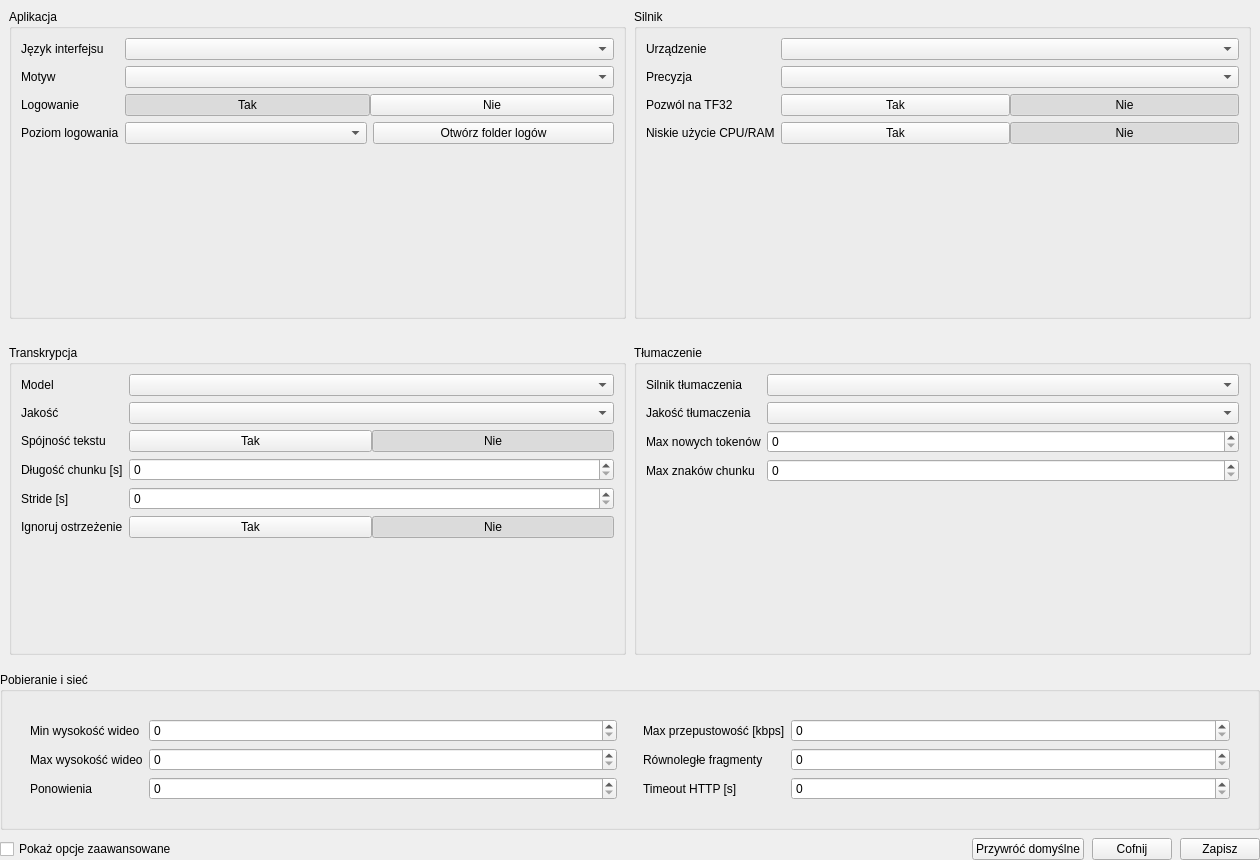
<?xml version="1.0" encoding="UTF-8"?>
<ui version="4.0">
 <class>SettingsPanel</class>
 <widget class="QWidget" name="SettingsPanel">
  <property name="geometry"><rect><x>0</x><y>0</y><width>1260</width><height>860</height></rect></property>
  <layout class="QVBoxLayout" name="rootLayout">
   <property name="spacing"><number>8</number></property>
   <property name="leftMargin"><number>0</number></property>
   <property name="topMargin"><number>0</number></property>
   <property name="rightMargin"><number>0</number></property>
   <property name="bottomMargin"><number>0</number></property>
   <item>
    <widget class="QScrollArea" name="settingsScrollArea">
     <property name="widgetResizable"><bool>true</bool></property>
     <property name="frameShape"><enum>QFrame::NoFrame</enum></property>
     <widget class="QWidget" name="scrollAreaWidgetContents">
      <property name="geometry"><rect><x>0</x><y>0</y><width>1230</width><height>1200</height></rect></property>
      <layout class="QVBoxLayout" name="contentLayout">
       <property name="spacing"><number>8</number></property>
       <property name="leftMargin"><number>0</number></property>
       <property name="topMargin"><number>0</number></property>
       <property name="rightMargin"><number>0</number></property>
       <property name="bottomMargin"><number>0</number></property>
       <item>
        <widget class="QWidget" name="topSectionsHost">
         <layout class="QHBoxLayout" name="topSectionsLayout">
          <property name="spacing"><number>8</number></property>
          <item>
           <widget class="QGroupBox" name="SettingsAppGroup">
            <property name="title"><string>Aplikacja</string></property>
            <layout class="QVBoxLayout" name="appGroupLayout">
             <item>
              <layout class="QFormLayout" name="appFormLayout">
               <item row="0" column="0"><widget class="QLabel" name="lbl_app_language"><property name="text"><string>Język interfejsu</string></property></widget></item>
               <item row="0" column="1"><widget class="QComboBox" name="cb_app_language"/></item>
               <item row="1" column="0"><widget class="QLabel" name="lbl_app_theme"><property name="text"><string>Motyw</string></property></widget></item>
               <item row="1" column="1"><widget class="QComboBox" name="cb_app_theme"/></item>
               <item row="2" column="0"><widget class="QLabel" name="lbl_log_enabled"><property name="text"><string>Logowanie</string></property></widget></item>
               <item row="2" column="1"><widget class="QWidget" name="tg_log_enabled_placeholder"><layout class="QHBoxLayout" name="tg_log_enabled_layout"><property name="leftMargin"><number>0</number></property><property name="topMargin"><number>0</number></property><property name="rightMargin"><number>0</number></property><property name="bottomMargin"><number>0</number></property><property name="spacing"><number>0</number></property><item><widget class="QPushButton" name="tg_log_enabled_yes"><property name="text"><string>Tak</string></property><property name="checkable"><bool>true</bool></property><property name="checked"><bool>true</bool></property></widget></item><item><widget class="QPushButton" name="tg_log_enabled_no"><property name="text"><string>Nie</string></property><property name="checkable"><bool>true</bool></property></widget></item></layout></widget></item>
               <item row="3" column="0"><widget class="QLabel" name="lbl_log_level"><property name="text"><string>Poziom logowania</string></property></widget></item>
               <item row="3" column="1"><widget class="QWidget" name="logLevelRow"><layout class="QHBoxLayout" name="logLevelLayout"><property name="leftMargin"><number>0</number></property><property name="topMargin"><number>0</number></property><property name="rightMargin"><number>0</number></property><property name="bottomMargin"><number>0</number></property><item><widget class="QComboBox" name="cb_log_level"/></item><item><widget class="QPushButton" name="btn_open_logs"><property name="text"><string>Otwórz folder logów</string></property></widget></item></layout></widget></item>
              </layout>
             </item>
             <item><spacer name="appSpacer"><property name="orientation"><enum>Qt::Vertical</enum></property><property name="sizeHint" stdset="0"><size><width>20</width><height>40</height></size></property></spacer></item>
            </layout>
           </widget>
          </item>
          <item>
           <widget class="QGroupBox" name="SettingsEngineGroup">
            <property name="title"><string>Silnik</string></property>
            <layout class="QVBoxLayout" name="engineGroupLayout">
             <item>
              <layout class="QFormLayout" name="engineFormLayout">
               <item row="0" column="0"><widget class="QLabel" name="lbl_engine_device"><property name="text"><string>Urządzenie</string></property></widget></item>
               <item row="0" column="1"><widget class="QComboBox" name="cb_engine_device"/></item>
               <item row="1" column="0"><widget class="QLabel" name="lbl_engine_precision"><property name="text"><string>Precyzja</string></property></widget></item>
               <item row="1" column="1"><widget class="QComboBox" name="cb_engine_precision"/></item>
               <item row="2" column="0"><widget class="QLabel" name="lbl_tf32"><property name="text"><string>Pozwól na TF32</string></property></widget></item>
               <item row="2" column="1"><widget class="QWidget" name="tg_tf32_placeholder"><layout class="QHBoxLayout" name="tg_tf32_layout"><property name="leftMargin"><number>0</number></property><property name="topMargin"><number>0</number></property><property name="rightMargin"><number>0</number></property><property name="bottomMargin"><number>0</number></property><property name="spacing"><number>0</number></property><item><widget class="QPushButton" name="tg_tf32_yes"><property name="text"><string>Tak</string></property><property name="checkable"><bool>true</bool></property></widget></item><item><widget class="QPushButton" name="tg_tf32_no"><property name="text"><string>Nie</string></property><property name="checkable"><bool>true</bool></property><property name="checked"><bool>true</bool></property></widget></item></layout></widget></item>
               <item row="3" column="0"><widget class="QLabel" name="lbl_low_cpu_mem"><property name="text"><string>Niskie użycie CPU/RAM</string></property></widget></item>
               <item row="3" column="1"><widget class="QWidget" name="tg_low_cpu_mem_placeholder"><layout class="QHBoxLayout" name="tg_low_cpu_mem_layout"><property name="leftMargin"><number>0</number></property><property name="topMargin"><number>0</number></property><property name="rightMargin"><number>0</number></property><property name="bottomMargin"><number>0</number></property><property name="spacing"><number>0</number></property><item><widget class="QPushButton" name="tg_low_cpu_mem_yes"><property name="text"><string>Tak</string></property><property name="checkable"><bool>true</bool></property></widget></item><item><widget class="QPushButton" name="tg_low_cpu_mem_no"><property name="text"><string>Nie</string></property><property name="checkable"><bool>true</bool></property><property name="checked"><bool>true</bool></property></widget></item></layout></widget></item>
              </layout>
             </item>
             <item><spacer name="engineSpacer"><property name="orientation"><enum>Qt::Vertical</enum></property><property name="sizeHint" stdset="0"><size><width>20</width><height>40</height></size></property></spacer></item>
            </layout>
           </widget>
          </item>
         </layout>
        </widget>
       </item>
       <item>
        <widget class="QWidget" name="midSectionsHost">
         <layout class="QHBoxLayout" name="midSectionsLayout">
          <property name="spacing"><number>8</number></property>
          <item>
           <widget class="QGroupBox" name="SettingsTranscriptionGroup">
            <property name="title"><string>Transkrypcja</string></property>
            <layout class="QVBoxLayout" name="transcriptionGroupLayout">
             <item>
              <layout class="QFormLayout" name="transcriptionFormLayout">
               <item row="0" column="0"><widget class="QLabel" name="lbl_trans_engine"><property name="text"><string>Model</string></property></widget></item>
               <item row="0" column="1"><widget class="QComboBox" name="cb_trans_engine"/></item>
               <item row="1" column="0"><widget class="QLabel" name="lbl_quality"><property name="text"><string>Jakość</string></property></widget></item>
               <item row="1" column="1"><widget class="QComboBox" name="cb_quality"/></item>
               <item row="2" column="0"><widget class="QLabel" name="lbl_text_consistency"><property name="text"><string>Spójność tekstu</string></property></widget></item>
               <item row="2" column="1"><widget class="QWidget" name="tg_text_consistency_placeholder"><layout class="QHBoxLayout" name="tg_text_consistency_layout"><property name="leftMargin"><number>0</number></property><property name="topMargin"><number>0</number></property><property name="rightMargin"><number>0</number></property><property name="bottomMargin"><number>0</number></property><property name="spacing"><number>0</number></property><item><widget class="QPushButton" name="tg_text_consistency_yes"><property name="text"><string>Tak</string></property><property name="checkable"><bool>true</bool></property></widget></item><item><widget class="QPushButton" name="tg_text_consistency_no"><property name="text"><string>Nie</string></property><property name="checkable"><bool>true</bool></property><property name="checked"><bool>true</bool></property></widget></item></layout></widget></item>
               <item row="3" column="0"><widget class="QLabel" name="lbl_chunk_len"><property name="text"><string>Długość chunku [s]</string></property></widget></item>
               <item row="3" column="1"><widget class="QSpinBox" name="sp_chunk_len"/></item>
               <item row="4" column="0"><widget class="QLabel" name="lbl_stride_len"><property name="text"><string>Stride [s]</string></property></widget></item>
               <item row="4" column="1"><widget class="QSpinBox" name="sp_stride_len"/></item>
               <item row="5" column="0"><widget class="QLabel" name="lbl_ignore_empty"><property name="text"><string>Ignoruj ostrzeżenie</string></property></widget></item>
               <item row="5" column="1"><widget class="QWidget" name="tg_ignore_empty_placeholder"><layout class="QHBoxLayout" name="tg_ignore_empty_layout"><property name="leftMargin"><number>0</number></property><property name="topMargin"><number>0</number></property><property name="rightMargin"><number>0</number></property><property name="bottomMargin"><number>0</number></property><property name="spacing"><number>0</number></property><item><widget class="QPushButton" name="tg_ignore_empty_yes"><property name="text"><string>Tak</string></property><property name="checkable"><bool>true</bool></property></widget></item><item><widget class="QPushButton" name="tg_ignore_empty_no"><property name="text"><string>Nie</string></property><property name="checkable"><bool>true</bool></property><property name="checked"><bool>true</bool></property></widget></item></layout></widget></item>
              </layout>
             </item>
             <item><spacer name="transcriptionSpacer"><property name="orientation"><enum>Qt::Vertical</enum></property><property name="sizeHint" stdset="0"><size><width>20</width><height>40</height></size></property></spacer></item>
            </layout>
           </widget>
          </item>
          <item>
           <widget class="QGroupBox" name="SettingsTranslationGroup">
            <property name="title"><string>Tłumaczenie</string></property>
            <layout class="QVBoxLayout" name="translationGroupLayout">
             <item>
              <layout class="QFormLayout" name="translationFormLayout">
               <item row="0" column="0"><widget class="QLabel" name="lbl_tr_engine"><property name="text"><string>Silnik tłumaczenia</string></property></widget></item>
               <item row="0" column="1"><widget class="QComboBox" name="cb_tr_engine"/></item>
               <item row="1" column="0"><widget class="QLabel" name="lbl_tr_quality"><property name="text"><string>Jakość tłumaczenia</string></property></widget></item>
               <item row="1" column="1"><widget class="QComboBox" name="cb_tr_quality"/></item>
               <item row="2" column="0"><widget class="QLabel" name="lbl_tr_max_tokens"><property name="text"><string>Max nowych tokenów</string></property></widget></item>
               <item row="2" column="1"><widget class="QSpinBox" name="sp_tr_max_tokens"/></item>
               <item row="3" column="0"><widget class="QLabel" name="lbl_tr_chunk_chars"><property name="text"><string>Max znaków chunku</string></property></widget></item>
               <item row="3" column="1"><widget class="QSpinBox" name="sp_tr_chunk_chars"/></item>
              </layout>
             </item>
             <item><spacer name="translationSpacer"><property name="orientation"><enum>Qt::Vertical</enum></property><property name="sizeHint" stdset="0"><size><width>20</width><height>40</height></size></property></spacer></item>
            </layout>
           </widget>
          </item>
         </layout>
        </widget>
       </item>
       <item>
        <widget class="QGroupBox" name="SettingsDownloadGroup">
         <property name="title"><string>Pobieranie i sieć</string></property>
         <layout class="QVBoxLayout" name="downloadGroupLayout">
          <item>
           <widget class="QWidget" name="downloadColumnsHost">
            <layout class="QHBoxLayout" name="downloadColumnsLayout">
             <property name="spacing"><number>8</number></property>
             <item>
              <widget class="QWidget" name="leftDownloadColumn">
               <layout class="QFormLayout" name="leftDownloadForm">
                <item row="0" column="0"><widget class="QLabel" name="lbl_min_height"><property name="text"><string>Min wysokość wideo</string></property></widget></item>
                <item row="0" column="1"><widget class="QSpinBox" name="sp_min_height"/></item>
                <item row="1" column="0"><widget class="QLabel" name="lbl_max_height"><property name="text"><string>Max wysokość wideo</string></property></widget></item>
                <item row="1" column="1"><widget class="QSpinBox" name="sp_max_height"/></item>
                <item row="2" column="0"><widget class="QLabel" name="lbl_retries"><property name="text"><string>Ponowienia</string></property></widget></item>
                <item row="2" column="1"><widget class="QSpinBox" name="sp_retries"/></item>
               </layout>
              </widget>
             </item>
             <item>
              <widget class="QWidget" name="rightDownloadColumn">
               <layout class="QFormLayout" name="rightDownloadForm">
                <item row="0" column="0"><widget class="QLabel" name="lbl_bandwidth"><property name="text"><string>Max przepustowość [kbps]</string></property></widget></item>
                <item row="0" column="1"><widget class="QSpinBox" name="sp_bandwidth"/></item>
                <item row="1" column="0"><widget class="QLabel" name="lbl_fragments"><property name="text"><string>Równoległe fragmenty</string></property></widget></item>
                <item row="1" column="1"><widget class="QSpinBox" name="sp_fragments"/></item>
                <item row="2" column="0"><widget class="QLabel" name="lbl_timeout"><property name="text"><string>Timeout HTTP [s]</string></property></widget></item>
                <item row="2" column="1"><widget class="QSpinBox" name="sp_timeout"/></item>
               </layout>
              </widget>
             </item>
            </layout>
           </widget>
          </item>
         </layout>
        </widget>
       </item>
      </layout>
     </widget>
    </widget>
   </item>
   <item>
    <layout class="QHBoxLayout" name="bottomBarLayout">
     <property name="spacing"><number>8</number></property>
     <item><widget class="QCheckBox" name="chk_show_advanced"><property name="text"><string>Pokaż opcje zaawansowane</string></property></widget></item>
     <item><spacer name="bottomSpacer"><property name="orientation"><enum>Qt::Horizontal</enum></property><property name="sizeHint" stdset="0"><size><width>40</width><height>20</height></size></property></spacer></item>
     <item><widget class="QPushButton" name="btn_restore"><property name="text"><string>Przywróć domyślne</string></property></widget></item>
     <item><widget class="QPushButton" name="btn_undo"><property name="text"><string>Cofnij</string></property></widget></item>
     <item><widget class="QPushButton" name="btn_save"><property name="text"><string>Zapisz</string></property></widget></item>
    </layout>
   </item>
  </layout>
 </widget>
 <resources/>
 <connections/>
</ui>
